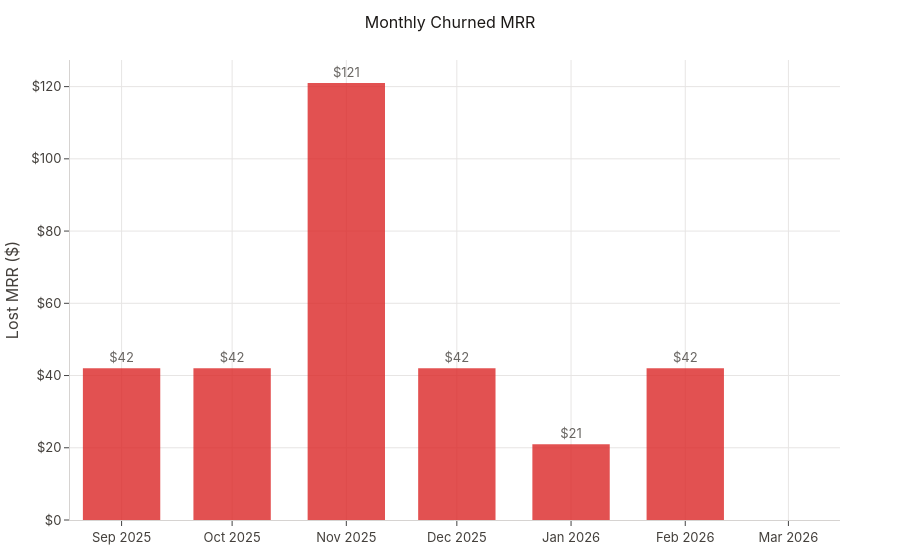

Notebook cell for this chart:
### Markdown cell above
## 6. Monthly Churned MRR

Lost MRR per month from the MRR waterfall — shows the dollar impact of churn over time.

### Code cell
reports.churn.plot_monthly_lost_mrr(reports.churn.monthly_lost_mrr(tm, START, END))

### Figure 1 — Plotly figure (JSON) as saved in the notebook; plotly's stock layout.template omitted (floating-point values rounded to 4 significant figures)
{"data": [{"marker": {"color": "#DC2626"}, "opacity": 0.8, "text": ["$42", "$42", "$121", "$42", "$21", "$42", ""], "textposition": "outside", "type": "bar", "x": ["2025-09", "2025-10", "2025-11", "2025-12", "2026-01", "2026-02", "2026-03"], "y": [42.0, 42.0, 121.0, 42.0, 21.0, 42.0, 0.0]}], "layout": {"title": {"text": "Monthly Churned MRR"}, "yaxis": {"rangemode": "tozero", "tickformat": ",", "tickprefix": "$", "title": {"text": "Lost MRR ($)"}}}}
